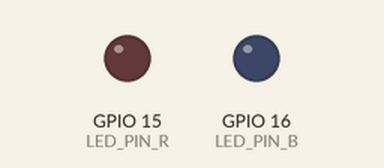
A sketch run on a simulated ESP32. Shown: output pins drawn as LEDs (lit = HIGH).

Above: at 0.05 s.
At 1.3 s:
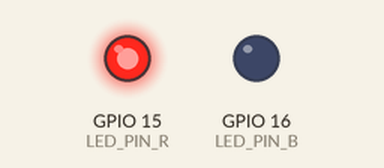
At 2.55 s:
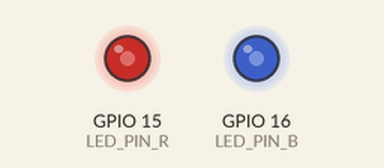
Timing chart, 0 to 5.9 s (numbered marks = the images above):
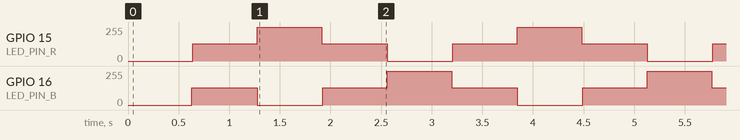

The sketch:

02_PWM.ino
```cpp
// Define the GPIO pin
const int LED_PIN_R = 15;
const int LED_PIN_B = 16;

// PWM Properties
const int PWM_FREQ = 5000;    // 5 kHz frequency
/*  Old API
const int PWM_CHANNEL = 0;   // Use PWM channel 0 (0-7 available)
*/
const int PWM_RES = 8;       // 8-bit resolution (0 - 255 values)

void setup() {
/* Old API
  // Configure the LEDC PWM channel with frequency and resolution
  ledcSetup(PWM_CHANNEL, PWM_FREQ, PWM_RES);

  // Attach the physical GPIO pin to the configured PWM channel
  ledcAttachPin(LED_PIN, PWM_CHANNEL);
*/

// New API: Automatically configures an underlying channel and attaches the pin
  ledcAttach(LED_PIN_R, PWM_FREQ, PWM_RES);
  ledcAttach(LED_PIN_B, PWM_FREQ, PWM_RES);
}

void loop() {
  // Fade inside loop (increasing brightness)
  for (int dutyCycle = 0; dutyCycle <= 255; dutyCycle++) {
/* Old API
    ledcWrite(PWM_CHANNEL, dutyCycle);
*/
  // Pass the PIN directly to ledcWrite instead of the channel
    ledcWrite(LED_PIN_R, dutyCycle);
    ledcWrite(LED_PIN_B, 255-dutyCycle);
    delay(5);
  }

  // Fade outside loop (decreasing brightness)
  for (int dutyCycle = 255; dutyCycle >= 0; dutyCycle--) {
/* Old API
    ledcWrite(PWM_CHANNEL, dutyCycle);
*/
  // Pass the PIN directly to ledcWrite instead of the channel
    ledcWrite(LED_PIN_R, dutyCycle);
    ledcWrite(LED_PIN_B, 255-dutyCycle);
    delay(5);
  }
}
```

Measured:
- by itself, GPIO 15 (LED_PIN_R): repeats every 2.6 s: 255/255 0.64 s, 128/255 0.65 s, 0/255 0.65 s, 128/255 0.64 s
- by itself, GPIO 16 (LED_PIN_B): repeats every 2.6 s: 0/255 0.65 s, 128/255 0.64 s, 255/255 0.64 s, 128/255 0.65 s
